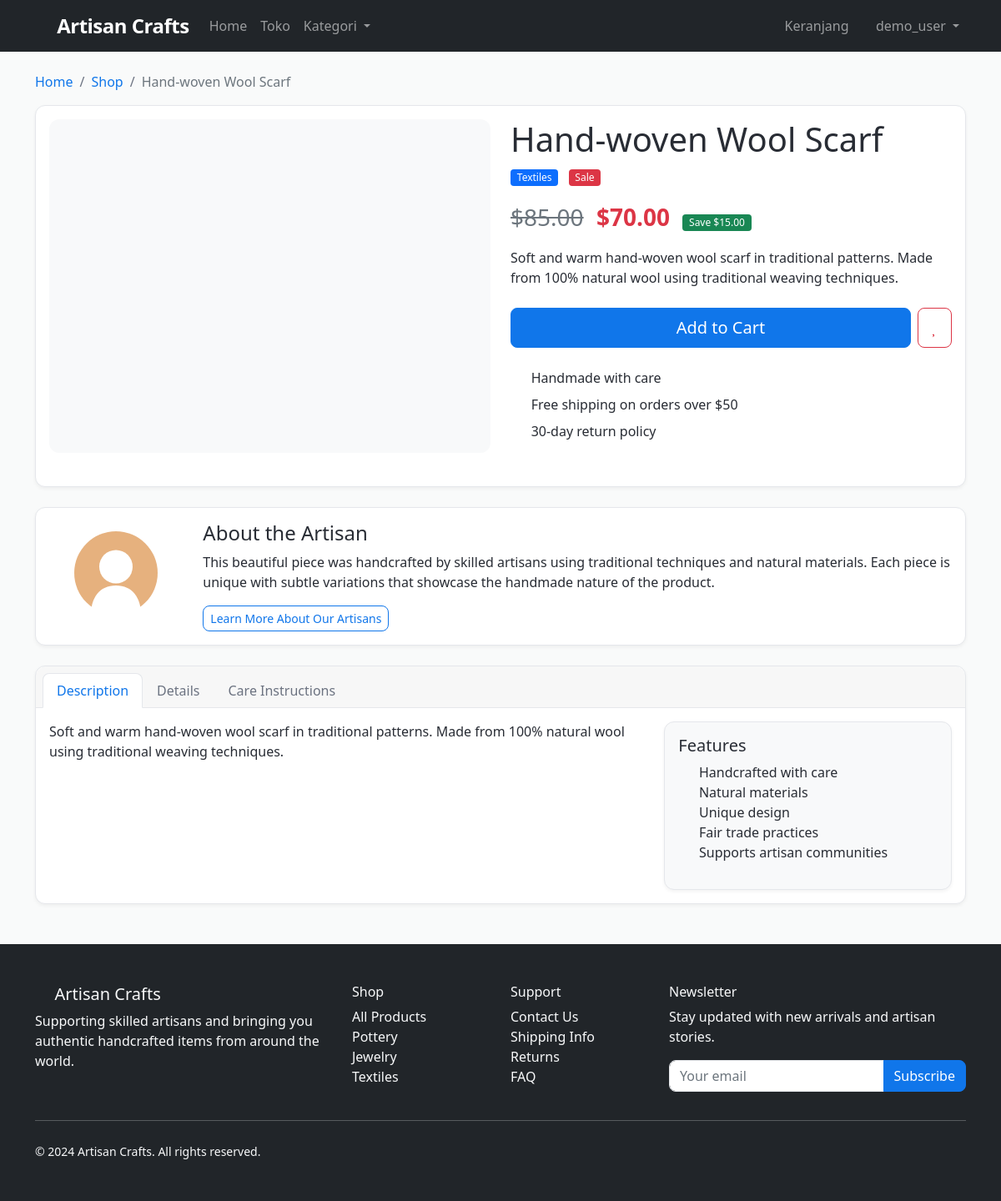
/product/hand-woven-wool-scarf (signed in), run on the app's committed database.
### models.py (models this page shows, shortened)
class Item(db.Model):
    id = db.Column(db.Integer, primary_key=True)
    title = db.Column(db.String(200), nullable=False)
    slug = db.Column(db.String(200), unique=True, nullable=False)
    description = db.Column(db.Text, nullable=False)
    price = db.Column(db.Numeric(10, 2), nullable=False)
    discount_price = db.Column(db.Numeric(10, 2), nullable=True)
    image_url = db.Column(db.String(500), nullable=True)
    category_id = db.Column(db.Integer, db.ForeignKey('category.id'), nullable=False)
    label = db.Column(db.String(1), default='P')  # P=Primary, S=Secondary, D=Danger
    date_added = db.Column(db.DateTime, default=datetime.utcnow)
    order_items = db.relationship('OrderItem', backref='item', lazy=True)
    def get_add_to_cart_url(self):
        return f'/add-to-cart/{self.slug}'
    def get_remove_from_cart_url(self):
        return f'/remove-from-cart/{self.slug}'
    def get_label_display(self):
        if self.label == 'P':
            return 'primary'
        elif self.label == 'S':
            return 'secondary'
        elif self.label == 'D':
            return 'danger'
        return 'primary'

class Category(db.Model):
    id = db.Column(db.Integer, primary_key=True)
    code = db.Column(db.String(2), unique=True, nullable=False)
    name = db.Column(db.String(100), nullable=False)
    items = db.relationship('Item', backref='category', lazy=True)

### core/routes.py (the view)
@bp.route('/product/<slug>')
def product_detail(slug):
    item = Item.query.filter_by(slug=slug).first_or_404()
    return render_template('product_detail.html', item=item)

### core/routes.py (called while the page is built, shortened)
def get_or_create_order():
    if 'user_id' in session:
        order = Order.query.filter_by(user_id=session['user_id'], ordered=False).first()
        if not order:
            order = Order(user_id=session['user_id'])
            db.session.add(order)
            db.session.commit()
    return order

@bp.app_context_processor
def inject_cart_count():
    try:
        order = get_or_create_order()
        cart_count = order.get_item_count() if order else 0
    except:
        cart_count = 0
    return dict(cart_count=cart_count)

### models.py (called while the page is built)
    def get_item_count(self):
        return sum(item.quantity for item in self.items)

### templates/product_detail.html (shortened to what this page needs)
{% extends 'base.html' %}
{% block content %}
<div class="container mt-4">
    <nav aria-label="breadcrumb">
        <ol class="breadcrumb">
            <li class="breadcrumb-item"><a href="{{ url_for('core.home') }}">Home</a></li>
            <li class="breadcrumb-item"><a href="{{ url_for('core.products') }}">Shop</a></li>
            <li class="breadcrumb-item active" aria-current="page">{{ item.title }}</li>
        </ol>
    </nav>
    <div class="card">
        <div class="card-body">
            <div class="row">
                <div class="col-md-6 mb-4">
                    <div class="product-image-container">
                        {% if item.image_url %}
                        <img src="{{ item.image_url }}" class="img-fluid rounded" alt="{{ item.title }}">
                        {% else %}
                        <div class="product-placeholder rounded d-flex align-items-center justify-content-center" style="height: 400px; background-color: #f8f9fa;">
                            <i class="fas fa-image fa-5x text-muted"></i>
                        </div>
                        {% endif %}
                    </div>
                </div>
                <div class="col-md-6">
                    <h1 class="mb-2">{{ item.title }}</h1>
                    <div class="mb-3">
                        <span class="badge bg-{{ item.get_label_display() }} me-2">{{ item.category.name }}</span>
                        {% if item.discount_price %}
                        <span class="badge bg-danger">Sale</span>
                        {% endif %}
                    </div>
                    <div class="product-price fs-3 mb-3">
                        {% if item.discount_price %}
                        <span class="text-muted text-decoration-line-through me-2">${{ item.price }}</span>
                        <span class="fw-bold text-danger">${{ item.discount_price }}</span>
                        <span class="ms-2 badge bg-success">
                            Save ${{ "%.2f"|format(item.price - item.discount_price) }}
                        </span>
                        {% else %}
                        <span class="fw-bold">${{ item.price }}</span>
                        {% endif %}
                    </div>
                    <p class="mb-4">{{ item.description }}</p>
                    <div class="d-grid gap-2 d-md-flex mb-4">
                        <a href="{{ item.get_add_to_cart_url() }}" class="btn btn-primary btn-lg flex-grow-1">
                            <i class="fas fa-shopping-bag me-2"></i>Add to Cart
                        </a>
                        <a href="{{ item.get_remove_from_cart_url() }}" class="btn btn-outline-danger btn-lg">
                            <i class="fas fa-heart"></i>
                        </a>
                    </div>
                    <div class="product-meta">
                        <div class="mb-2">
                            <i class="fas fa-hands text-success me-2"></i>
                            <span>Handmade with care</span>
                        </div>
                        <div class="mb-2">
                            <i class="fas fa-truck text-muted me-2"></i>
                            <span>Free shipping on orders over $50</span>
                        </div>
                        <div>
                            <i class="fas fa-undo text-muted me-2"></i>
                            <span>30-day return policy</span>
                        </div>
                    </div>
                </div>
            </div>
        </div>
    </div>
    <div class="card mt-4">
        <div class="card-body">
            <div class="row align-items-center">
                <div class="col-md-2 text-center">
                    <svg width="100" height="100" viewBox="0 0 200 200" xmlns="http://www.w3.org/2000/svg" class="mb-2">
                        <circle cx="100" cy="100" r="100" fill="#e6b17e" />
                        <circle cx="100" cy="85" r="40" fill="#fff" />
                        <path d="M100,130 C60,130 40,160 40,200 L160,200 C160,160 140,130 100,130 Z" fill="#fff" />
                    </svg>
                </div>
                <div class="col-md-10">
                    <h4>About the Artisan</h4>
                    <p>This beautiful piece was handcrafted by skilled artisans using traditional techniques and natural materials. Each piece is unique with subtle variations that showcase the handmade nature of the product.</p>
                    <a href="#" class="btn btn-sm btn-outline-primary">Learn More About Our Artisans</a>
                </div>
            </div>
        </div>
    </div>
    <div class="card mt-4">
        <div class="card-header">
            <ul class="nav nav-tabs card-header-tabs" id="productTabs" role="tablist">
                <li class="nav-item" role="presentation">
                    <button class="nav-link active" id="description-tab" data-bs-toggle="tab" data-bs-target="#description" type="button" role="tab" aria-controls="description" aria-selected="true">
                        Description
                    </button>
                </li>
                <li class="nav-item" role="presentation">
                    <button class="nav-link" id="specifications-tab" data-bs-toggle="tab" data-bs-target="#specifications" type="button" role="tab" aria-controls="specifications" aria-selected="false">
                        Details
                    </button>
                </li>
                <li class="nav-item" role="presentation">
                    <button class="nav-link" id="care-tab" data-bs-toggle="tab" data-bs-target="#care" type="button" role="tab" aria-controls="care" aria-selected="false">
                        Care Instructions
                    </button>
                </li>
            </ul>
        </div>
        <div class="card-body">
            <div class="tab-content" id="productTabsContent">
                <div class="tab-pane fade show active" id="description" role="tabpanel" aria-labelledby="description-tab">
                    <div class="row">
                        <div class="col-md-8">
                            <p>{{ item.description }}</p>
                        </div>
                        <div class="col-md-4">
                            <div class="card bg-light">
                                <div class="card-body">
                                    <h5 class="card-title">Features</h5>
                                    <ul class="list-unstyled">
                                        <li><i class="fas fa-check text-success me-2"></i> Handcrafted with care</li>
                                        <li><i class="fas fa-check text-success me-2"></i> Natural materials</li>
                                        <li><i class="fas fa-check text-success me-2"></i> Unique design</li>
                                        <li><i class="fas fa-check text-success me-2"></i> Fair trade practices</li>
                                        <li><i class="fas fa-check text-success me-2"></i> Supports artisan communities</li>
                                    </ul>
                                </div>
                            </div>
                        </div>
                    </div>
                </div>
            </div>
        </div>
    </div>
</div>
{% endblock %}

### static/css/style.css (style rules this page uses)
:root { --primary-color: 212 87% 49%; --secondary-color: 30 70% 70%; --accent-color: 92 40% 40%; --background: 210 11% 98%; --card-background: 0 0% 100%; --text-primary: 220 13% 18%; --text-secondary: 220 9% 46%; --border-color: 220 13% 91%; }
body { font-family: 'Segoe UI', Tahoma, Geneva, Verdana, sans-serif; background-color: hsl(var(--background)); color: hsl(var(--text-primary)); }
.product-placeholder { height: 250px; background-color: hsl(var(--background)); display: flex; align-items: center; justify-content: center; color: hsl(var(--text-secondary)); }
.product-price { font-size: 1.1rem; }
.btn { border-radius: 8px; font-weight: 500; transition: all 0.3s ease; }
.btn-primary { background-color: hsl(var(--primary-color)); border-color: hsl(var(--primary-color)); }
.btn-outline-primary { color: hsl(var(--primary-color)); border-color: hsl(var(--primary-color)); }
.card { border: 1px solid hsl(var(--border-color)); border-radius: 12px; background-color: hsl(var(--card-background)); box-shadow: 0 2px 4px rgba(0,0,0,0.05); }
.card-header { border-bottom: 1px solid hsl(var(--border-color)); border-radius: 12px 12px 0 0 !important; }
.badge { font-size: 0.75rem; font-weight: 500; }
.product-image-container { position: relative; overflow: hidden; border-radius: 12px; }
.nav-tabs .nav-link { color: hsl(var(--text-secondary)); border: 1px solid transparent; border-radius: 8px 8px 0 0; }
.nav-tabs .nav-link.active { color: hsl(var(--primary-color)); background-color: hsl(var(--card-background)); border-color: hsl(var(--border-color)) hsl(var(--border-color)) hsl(var(--card-background)); }
.breadcrumb { background-color: transparent; padding: 0; margin-bottom: 1rem; }
.breadcrumb-item + .breadcrumb-item::before { color: hsl(var(--text-secondary)); }
.breadcrumb-item a { color: hsl(var(--primary-color)); text-decoration: none; }

### data on the page
Item: title "Hand-woven Wool Scarf", price "85.00", discount_price "70.00", item.price-item.discount_price "15.00", description "Soft and warm hand-woven wool scarf in traditional patterns. Made from 100% natural wool using traditional weaving techniques."
Category: category.name "Textiles"

### other printed values
{{ session.username }} "demo_user"
